Frame 1 (no input): blank canvas, image omitted
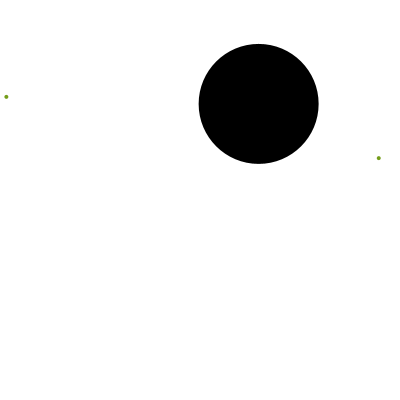
Frame 60 (the mouse pressed at the canvas centre just before this capture)
Frame 120 (the mouse held since frame 60 and released just before this capture): identical to frame 60, image omitted

The Processing sketch that drew this single still picture (run headless with seeded random() and noise(); from frame 60 on, the mouse is pressed at the canvas centre):

// Processing sketch: processing_170393
// ── processing_170393.pde

class Ball {
  float r; // radius
  float x,y;
  color c;

  Ball() {
    resetMe(color(0,0,0));
  }

  void sizeIt() {
    r+=1;
  }
  void resetMe(color tempC){
    r = 0;
    x = random(width);
    y = random(height);
    c = tempC;
  }

  void display() {
    noStroke();
    fill(c);
    ellipse(x,y,r*2,r*2);
  }

  boolean intersect(Ball b) {
    // Objects can be passed into functions as arguments too! 
    float distance = dist(x,y,b.x,b.y); // Calculate distance

    // Compare distance to sum of radii
    if (distance < r + b.r) {
      return true;
    } 
    else {
      return false;
    }
  }
}


Ball ball[] = new Ball[3];

boolean globalGrow = true;

void setup() {
  size(400, 400);
  smooth();

  // Initialize balls
  for (int i=0;i<3;i++) {
    ball[i] = new Ball(); // instantiate 3 and save in 3 index array
  }
}

void draw() {
  background(255);

  if (globalGrow == true) { // below mousePressed can toggle this on and off
    for (int i=0;i<3;i++) {
      ball[i].sizeIt(); // call sizeIt for all 3
    }
    
    // we will compare two balls with 'intersect()'
    for (int j=0;j<3;j++) { // j will be the index for one of them
      int k=j+1;  // k is the other index.  one greater than j
      if (k>2) {k=0;} // unless j goes over

      if (ball[j].intersect(ball[k])) {
        color c = color(random(255), random(255), random(255));
        ball[j].resetMe(c); // call on j
        ball[k].resetMe(c); // call on k
      }
    }
  }

  for (int m=0;m<3;m++) {
    ball[m].display();
  }
}
void mousePressed() {
  if (globalGrow == true) {
    globalGrow = false;
  }
  else {
    globalGrow = true;
  }
}
